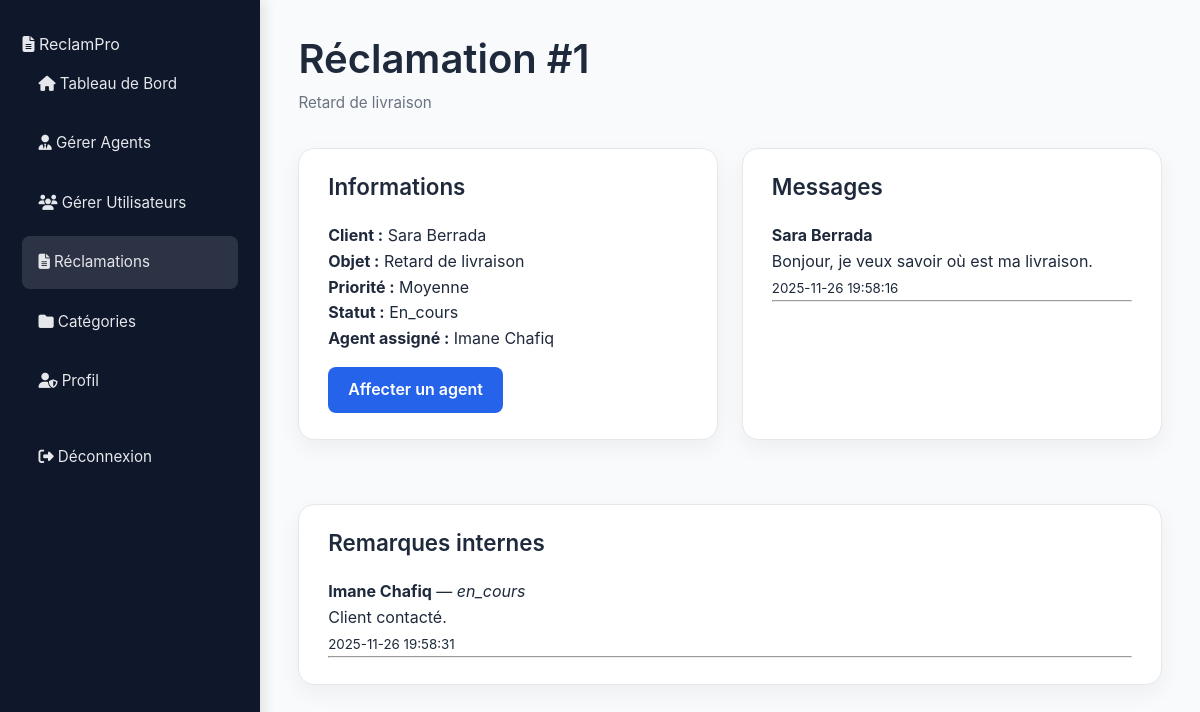
Screenshot of /admin/reclamation-details.php?id=1 with the database file from the repository.
### tables this page shows
CREATE TABLE IF NOT EXISTS `reclamations` (
  `id` int NOT NULL AUTO_INCREMENT,
  `utilisateur_id` int NOT NULL,
  `categorie_id` int NOT NULL,
  `sous_categorie_id` int NOT NULL,
  `objet` varchar(200) NOT NULL,
  `description` text NOT NULL,
  `piece_jointe` varchar(255) DEFAULT NULL,
  `priorite` enum('faible','moyenne','haute') DEFAULT 'moyenne',
  `statut` enum('non_assignee','en_cours','resolue') DEFAULT 'non_assignee',
  `date_creation` timestamp NULL DEFAULT CURRENT_TIMESTAMP,
  `date_mise_a_jour` timestamp NULL DEFAULT NULL,
  PRIMARY KEY (`id`),
  KEY `utilisateur_id` (`utilisateur_id`),
  KEY `categorie_id` (`categorie_id`),
  KEY `sous_categorie_id` (`sous_categorie_id`)
);

CREATE TABLE IF NOT EXISTS `utilisateurs` (
  `id` int NOT NULL AUTO_INCREMENT,
  `nom_complet` varchar(150) NOT NULL,
  `email` varchar(150) NOT NULL,
  `mot_de_passe` varchar(255) NOT NULL,
  `role` enum('admin','agent','user') NOT NULL DEFAULT 'user',
  `telephone` varchar(30) DEFAULT NULL,
  `adresse` varchar(255) DEFAULT NULL,
  `date_creation` timestamp NULL DEFAULT CURRENT_TIMESTAMP,
  PRIMARY KEY (`id`),
  UNIQUE KEY `email` (`email`)
);

CREATE TABLE IF NOT EXISTS `messages` (
  `id` int NOT NULL AUTO_INCREMENT,
  `reclamation_id` int NOT NULL,
  `utilisateur_id` int NOT NULL,
  `message` text NOT NULL,
  `date_creation` timestamp NULL DEFAULT CURRENT_TIMESTAMP,
  PRIMARY KEY (`id`),
  KEY `reclamation_id` (`reclamation_id`),
  KEY `utilisateur_id` (`utilisateur_id`)
);

CREATE TABLE IF NOT EXISTS `remarques_reclamation` (
  `id` int NOT NULL AUTO_INCREMENT,
  `reclamation_id` int NOT NULL,
  `utilisateur_id` int NOT NULL,
  `statut` varchar(50) NOT NULL,
  `remarque` text NOT NULL,
  `date_creation` timestamp NULL DEFAULT CURRENT_TIMESTAMP,
  PRIMARY KEY (`id`),
  KEY `reclamation_id` (`reclamation_id`),
  KEY `utilisateur_id` (`utilisateur_id`)
);

### php/models/Reclamation.php (called while the page is built, shortened)
<?php
class Reclamation
{
    private PDO $pdo;
    public function __construct(PDO $pdo)
    {
        $this->pdo = $pdo;
    }
    public function getById(int $id): ?array
    {
        $stmt = $this->pdo->prepare("
            SELECT r.*, u.nom_complet AS client
            FROM reclamations r
            JOIN utilisateurs u ON u.id = r.utilisateur_id
            WHERE r.id = ?
        ");
        $stmt->execute([$id]);
        return $stmt->fetch() ?: null;
    }
}

### php/models/Affectation.php (called while the page is built, shortened)
<?php
class Affectation
{
    private PDO $pdo;
    public function __construct(PDO $pdo)
    {
        $this->pdo = $pdo;
    }
    public function getAgentForReclamation(int $recId): ?array
    {
        $stmt = $this->pdo->prepare("
            SELECT u.*
            FROM affectations a
            JOIN utilisateurs u ON u.id = a.agent_id
            WHERE a.reclamation_id = ?
        ");
        $stmt->execute([$recId]);
        return $stmt->fetch() ?: null;
    }
}

### php/models/Message.php (called while the page is built, shortened)
<?php
class Message
{
    private PDO $pdo;
    public function __construct(PDO $pdo)
    {
        $this->pdo = $pdo;
    }
    public function getByReclamation(int $recId): array
    {
        $stmt = $this->pdo->prepare("
            SELECT m.*, u.nom_complet
            FROM messages m
            JOIN utilisateurs u ON u.id = m.utilisateur_id
            WHERE m.reclamation_id=?
            ORDER BY m.date_creation ASC
        ");
        $stmt->execute([$recId]);
        return $stmt->fetchAll();
    }
}

### php/models/Remark.php (called while the page is built, shortened)
<?php
class Remark
{
    private PDO $pdo;
    public function __construct(PDO $pdo)
    {
        $this->pdo = $pdo;
    }
    public function getByReclamation(int $recId): array
    {
        $stmt = $this->pdo->prepare("
            SELECT rr.*, u.nom_complet
            FROM remarques_reclamation rr
            JOIN utilisateurs u ON u.id = rr.utilisateur_id
            WHERE rr.reclamation_id=?
            ORDER BY rr.date_creation DESC
        ");
        $stmt->execute([$recId]);
        return $stmt->fetchAll();
    }
}

### admin/reclamation-details.php (the view, shortened to what this page needs)
<?php
require_once __DIR__ . '/../php/database.php';
require_once __DIR__ . '/../php/models/Reclamation.php';
require_once __DIR__ . '/../php/models/Affectation.php';
require_once __DIR__ . '/../php/models/Message.php';
require_once __DIR__ . '/../php/models/Remark.php';
$pdo = Database::getInstance();
$recModel = new Reclamation($pdo);
$affModel = new Affectation($pdo);
$msgModel = new Message($pdo);
$remarkModel = new Remark($pdo);
$recId = isset($_GET['id']) ? (int)$_GET['id'] : 0;
$rec = $recModel->getById($recId);
$agent = $affModel->getAgentForReclamation($recId);
$messages = $msgModel->getByReclamation($recId);
$remarks  = $remarkModel->getByReclamation($recId);
include 'includes/admin-header.php';
?>
<div class="layout">
    <?php include 'includes/admin-sidebar.php'; ?>
    <main class="main">
        <header class="topbar">
            <div>
                <h1>Réclamation #<?= $rec['id'] ?></h1>
                <p class="topbar-subtitle"><?= htmlspecialchars($rec['objet']) ?></p>
            </div>
        </header>
        <section class="content">
            <div class="grid-2-columns">
                <div class="card">
                    <div class="card-header"><h2>Informations</h2></div>
                    <p><strong>Client :</strong> <?= htmlspecialchars($rec['client']) ?></p>
                    <p><strong>Objet :</strong> <?= htmlspecialchars($rec['objet']) ?></p>
                    <p><strong>Priorité :</strong> <?= ucfirst($rec['priorite']) ?></p>
                    <p><strong>Statut :</strong> <?= ucfirst($rec['statut']) ?></p>
                    <p><strong>Agent assigné :</strong>
                        <?= $agent ? htmlspecialchars($agent['nom_complet']) : "—" ?>
                    </p>
                    <a href="assign-agent.php?id=<?= $rec['id'] ?>"
                       class="btn btn-primary btn-sm mt-1">
                        Affecter un agent
                    </a>
                </div>
                <div class="card">
                    <div class="card-header"><h2>Messages</h2></div>
                    <?php foreach ($messages as $m): ?>
                        <div class="message-item">
                            <strong><?= htmlspecialchars($m['nom_complet']) ?></strong><br>
                            <p><?= nl2br(htmlspecialchars($m['message'])) ?></p>
                            <small><?= $m['date_creation'] ?></small>
                        </div>
                        <hr>
                    <?php endforeach; ?>
                </div>
            </div>
            <div class="card mt-2">
                <div class="card-header"><h2>Remarques internes</h2></div>
                <?php foreach ($remarks as $r): ?>
                    <div class="remark-item">
                        <strong><?= htmlspecialchars($r['nom_complet']) ?></strong>
                        — <em><?= htmlspecialchars($r['statut']) ?></em>
                        <p><?= nl2br(htmlspecialchars($r['remarque'])) ?></p>
                        <small><?= $r['date_creation'] ?></small>
                    </div>
                    <hr>
                <?php endforeach; ?>
            </div>
        </section>
    </main>
</div>
<?php include 'includes/admin-footer.php'; ?>

### assets/css/main.css (style rules this page uses)
* { margin: 0; padding: 0; box-sizing: border-box; }
:root { --primary-color: #2563eb; --secondary-color: #64748b; --success-color: #16a34a; --danger-color: #dc2626; --warning-color: #ea580c; --info-color: #0891b2; --light-bg: #f8fafc; --white: #ffffff; --text-dark: #1e293b; --text-light: #64748b; --border-color: #e2e8f0; --shadow: 0 1px 3px rgba(0, 0, 0, 0.1); --shadow-lg: 0 10px 25px rgba(0, 0, 0, 0.1); }
body { font-family: -apple-system, BlinkMacSystemFont, "Segoe UI", Roboto, "Helvetica Neue", Arial, sans-serif; background-color: var(--light-bg); color: var(--text-dark); line-height: 1.6; }
h1, h2, h3, h4, h5, h6 { font-weight: 600; line-height: 1.2; margin-bottom: 0.5rem; }
h1 { font-size: 2.5rem; }
h2 { font-size: 2rem; }
a { color: var(--primary-color); text-decoration: none; transition: color 0.3s ease; }
.btn { display: inline-flex; align-items: center; justify-content: center; padding: 0.625rem 1.25rem; border: none; border-radius: 0.5rem; font-weight: 600; cursor: pointer; transition: all 0.3s ease; text-decoration: none; font-size: 1rem; }
.btn-primary { background-color: var(--primary-color); color: var(--white); }

### assets/css/dashboard.css (style rules this page uses)
.layout { display: flex; min-height: 100vh; background: #f8fafc; }
.main { flex: 1; padding: 2.2rem 2.4rem; }
.topbar { display: flex; align-items: center; justify-content: space-between; margin-bottom: 2rem; }
.topbar-subtitle { margin-top: 0.4rem; font-size: 0.95rem; color: #6b7280; }
.content { margin-top: 1.5rem; }
.card, .card-stat { background: #ffffff; padding: 1.6rem 1.8rem; border-radius: 1rem; border: 1px solid #e5e7eb; margin-bottom: 2rem; box-shadow: 0 8px 22px rgba(0,0,0,0.05); }
.card-header { display: flex; justify-content: space-between; align-items: center; margin-bottom: 1.4rem; }
.card-header h2 { font-size: 1.4rem; margin: 0; }
.grid-2-columns { display: grid; grid-template-columns: repeat(auto-fit, minmax(320px, 1fr)); gap: 1.5rem; }
.mt-1 { margin-top: 1rem; }
.mt-2 { margin-top: 2rem; }

### rows the page displays
reclamations: id "1", objet "Retard de livraison", utilisateur.nom_complet "Sara Berrada", priorite "Moyenne", statut "En_cours"
utilisateurs: nom_complet "Imane Chafiq"
messages: utilisateur.nom_complet "Sara Berrada", message "Bonjour, je veux savoir où est ma livraison.", date_creation "2025-11-26 19:58:16"
remarques_reclamation: utilisateur.nom_complet "Imane Chafiq", statut "en_cours", remarque "Client contacté.", date_creation "2025-11-26 19:58:31"
